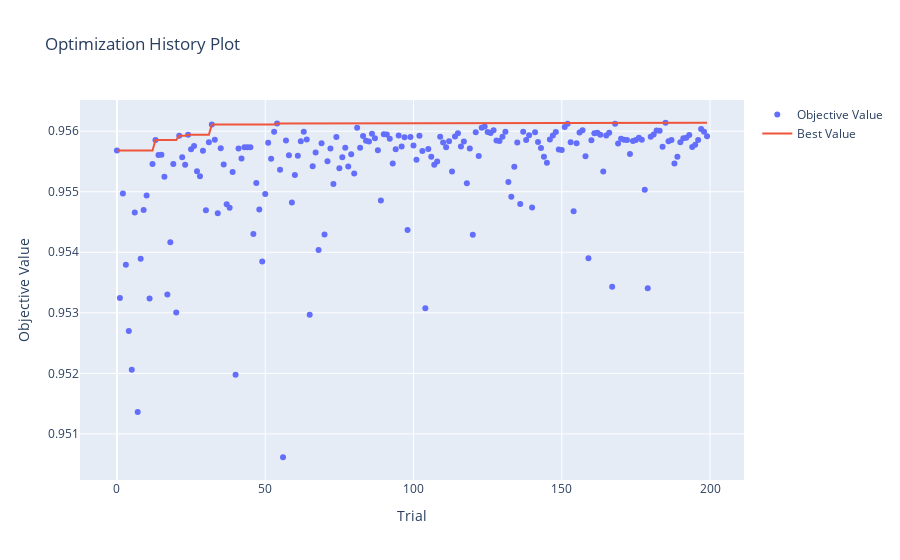
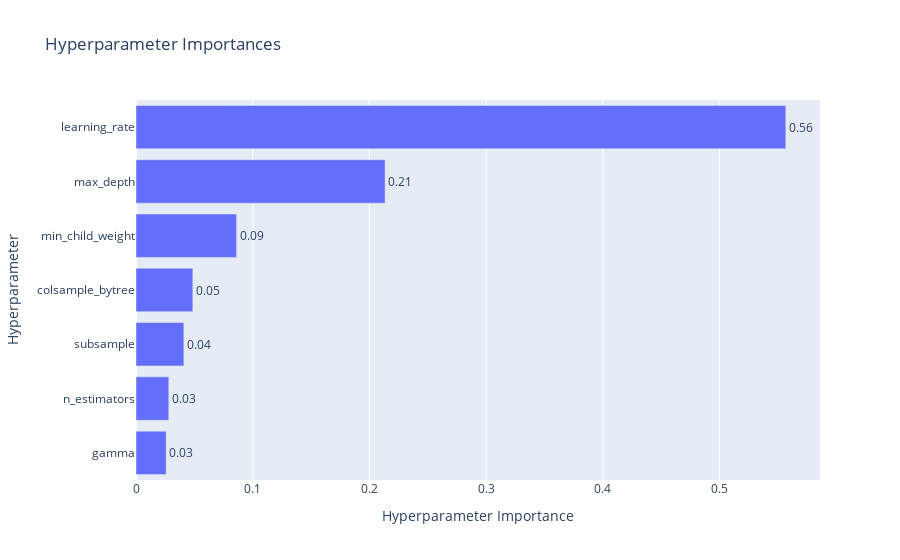
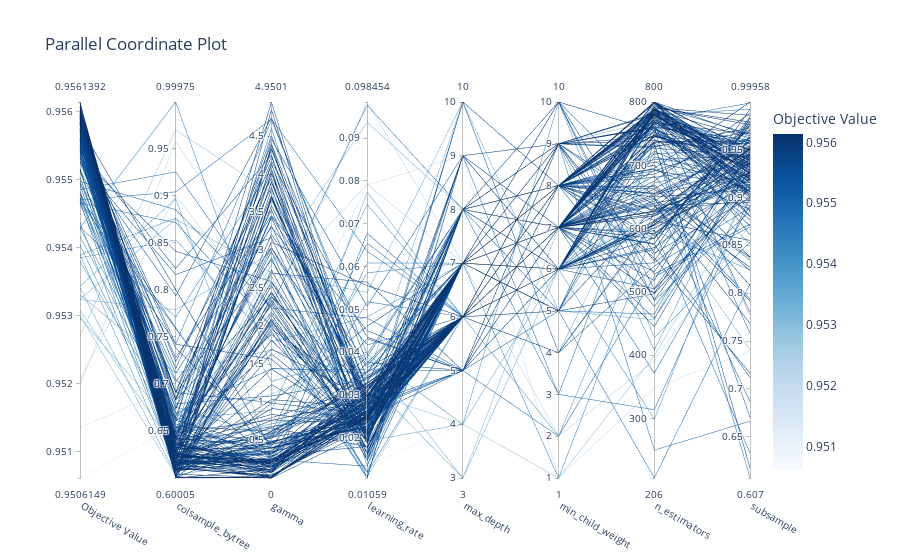
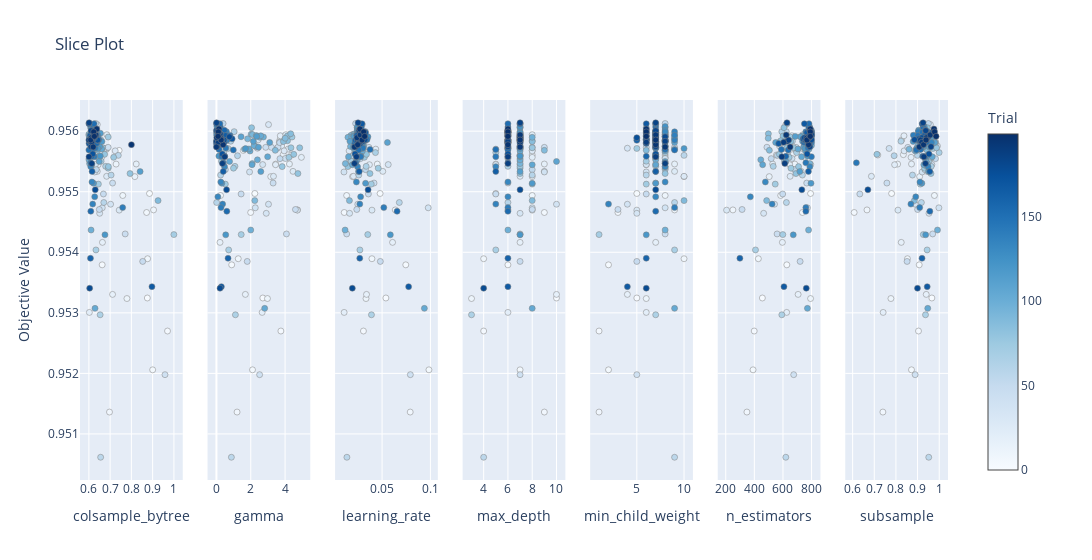

Source (notebook cell) for these figures, in order:
### Markdown cell above
## 7.4 Supervised Modeling

### Code cell
print_section("3.  SUPERVISED CLASSIFICATION", level=1)
run_modeling_pipeline(df_fe_v1, hp_tuning_trails= 2)

### Figure 1 — Plotly figure (JSON) as saved in the notebook; plotly's stock layout.template omitted (floating-point values rounded to 4 significant figures; data arrays with more than 128 entries replaced by an {"elided": "..."} marker saying what was removed)
{"data": [{"mode": "markers", "name": "Objective Value", "type": "scatter", "x": {"elided": "200 int values"}, "y": {"elided": "200 float values"}}, {"mode": "lines", "name": "Best Value", "type": "scatter", "x": {"elided": "200 int values"}, "y": {"elided": "200 float values"}}, {"marker": {"color": "#cccccc"}, "mode": "markers", "name": "Infeasible Trial", "showlegend": false, "type": "scatter", "x": [], "y": []}], "layout": {"title": {"text": "Optimization History Plot"}, "xaxis": {"title": {"text": "Trial"}}, "yaxis": {"title": {"text": "Objective Value"}}}}

### Figure 2 — Plotly figure (JSON) as saved in the notebook; plotly's stock layout.template omitted (floating-point values rounded to 4 significant figures)
{"data": [{"cliponaxis": false, "hovertemplate": ["gamma (FloatDistribution): 0.025814701054967446<extra></extra>", "n_estimators (IntDistribution): 0.028102617013068824<extra></extra>", "subsample (FloatDistribution): 0.04099693727738604<extra></extra>", "colsample_bytree (FloatDistribution): 0.04870711624359829<extra></extra>", "min_child_weight (IntDistribution): 0.08616353835910126<extra></extra>", "max_depth (IntDistribution): 0.21343882046963666<extra></extra>", "learning_rate (FloatDistribution): 0.5567762695822415<extra></extra>"], "name": "Objective Value", "orientation": "h", "text": ["0.03", "0.03", "0.04", "0.05", "0.09", "0.21", "0.56"], "textposition": "outside", "type": "bar", "x": [0.02581, 0.0281, 0.041, 0.04871, 0.08616, 0.2134, 0.5568], "y": ["gamma", "n_estimators", "subsample", "colsample_bytree", "min_child_weight", "max_depth", "learning_rate"]}], "layout": {"title": {"text": "Hyperparameter Importances"}, "xaxis": {"title": {"text": "Hyperparameter Importance"}}, "yaxis": {"title": {"text": "Hyperparameter"}}}}

### Figure 3 — Plotly figure (JSON) as saved in the notebook; plotly's stock layout.template omitted (floating-point values rounded to 4 significant figures; data arrays with more than 128 entries replaced by an {"elided": "..."} marker saying what was removed)
{"data": [{"dimensions": [{"label": "Objective Value", "range": [0.9506, 0.9561], "values": {"elided": "200 float values"}}, {"label": "colsample_bytree", "range": [0.6, 0.9998], "values": {"elided": "200 float values"}}, {"label": "gamma", "range": [1.07e-05, 4.95], "values": {"elided": "200 float values"}}, {"label": "learning_rate", "range": [0.01059, 0.09845], "values": {"elided": "200 float values"}}, {"label": "max_depth", "range": [3, 10], "values": {"elided": "200 int values"}}, {"label": "min_child_weight", "range": [1, 10], "values": {"elided": "200 int values"}}, {"label": "n_estimators", "range": [206, 800], "values": {"elided": "200 int values"}}, {"label": "subsample", "range": [0.607, 0.9996], "values": {"elided": "200 float values"}}], "labelangle": 30, "labelside": "bottom", "line": {"color": {"elided": "200 float values"}, "colorbar": {"title": {"text": "Objective Value"}}, "colorscale": [[0, "rgb(247,251,255)"], [0.125, "rgb(222,235,247)"], [0.25, "rgb(198,219,239)"], [0.375, "rgb(158,202,225)"], [0.5, "rgb(107,174,214)"], [0.625, "rgb(66,146,198)"], [0.75, "rgb(33,113,181)"], [0.875, "rgb(8,81,156)"], [1, "rgb(8,48,107)"]], "reversescale": false, "showscale": true}, "type": "parcoords"}], "layout": {"title": {"text": "Parallel Coordinate Plot"}}}

### Figure 4 — Plotly figure (JSON) as saved in the notebook; plotly's stock layout.template omitted (floating-point values rounded to 4 significant figures; data arrays with more than 128 entries replaced by an {"elided": "..."} marker saying what was removed)
{"data": [{"marker": {"color": {"elided": "200 int values"}, "colorbar": {"title": {"text": "Trial"}, "x": 1, "xpad": 40}, "colorscale": [[0, "rgb(247,251,255)"], [0.125, "rgb(222,235,247)"], [0.25, "rgb(198,219,239)"], [0.375, "rgb(158,202,225)"], [0.5, "rgb(107,174,214)"], [0.625, "rgb(66,146,198)"], [0.75, "rgb(33,113,181)"], [0.875, "rgb(8,81,156)"], [1, "rgb(8,48,107)"]], "line": {"color": "Grey", "width": 0.5}, "showscale": true}, "mode": "markers", "name": "Feasible Trial", "showlegend": false, "type": "scatter", "x": {"elided": "200 float values"}, "xaxis": "x", "y": {"elided": "200 float values"}, "yaxis": "y"}, {"marker": {"color": {"elided": "200 int values"}, "colorbar": {"title": {"text": "Trial"}, "x": 1, "xpad": 40}, "colorscale": [[0, "rgb(247,251,255)"], [0.125, "rgb(222,235,247)"], [0.25, "rgb(198,219,239)"], [0.375, "rgb(158,202,225)"], [0.5, "rgb(107,174,214)"], [0.625, "rgb(66,146,198)"], [0.75, "rgb(33,113,181)"], [0.875, "rgb(8,81,156)"], [1, "rgb(8,48,107)"]], "line": {"color": "Grey", "width": 0.5}, "showscale": false}, "mode": "markers", "name": "Feasible Trial", "showlegend": false, "type": "scatter", "x": {"elided": "200 float values"}, "xaxis": "x2", "y": {"elided": "200 float values"}, "yaxis": "y2"}, {"marker": {"color": {"elided": "200 int values"}, "colorbar": {"title": {"text": "Trial"}, "x": 1, "xpad": 40}, "colorscale": [[0, "rgb(247,251,255)"], [0.125, "rgb(222,235,247)"], [0.25, "rgb(198,219,239)"], [0.375, "rgb(158,202,225)"], [0.5, "rgb(107,174,214)"], [0.625, "rgb(66,146,198)"], [0.75, "rgb(33,113,181)"], [0.875, "rgb(8,81,156)"], [1, "rgb(8,48,107)"]], "line": {"color": "Grey", "width": 0.5}, "showscale": false}, "mode": "markers", "name": "Feasible Trial", "showlegend": false, "type": "scatter", "x": {"elided": "200 float values"}, "xaxis": "x3", "y": {"elided": "200 float values"}, "yaxis": "y3"}, {"marker": {"color": {"elided": "200 int values"}, "colorbar": {"title": {"text": "Trial"}, "x": 1, "xpad": 40}, "colorscale": [[0, "rgb(247,251,255)"], [0.125, "rgb(222,235,247)"], [0.25, "rgb(198,219,239)"], [0.375, "rgb(158,202,225)"], [0.5, "rgb(107,174,214)"], [0.625, "rgb(66,146,198)"], [0.75, "rgb(33,113,181)"], [0.875, "rgb(8,81,156)"], [1, "rgb(8,48,107)"]], "line": {"color": "Grey", "width": 0.5}, "showscale": false}, "mode": "markers", "name": "Feasible Trial", "showlegend": false, "type": "scatter", "x": {"elided": "200 int values"}, "xaxis": "x4", "y": {"elided": "200 float values"}, "yaxis": "y4"}, {"marker": {"color": {"elided": "200 int values"}, "colorbar": {"title": {"text": "Trial"}, "x": 1, "xpad": 40}, "colorscale": [[0, "rgb(247,251,255)"], [0.125, "rgb(222,235,247)"], [0.25, "rgb(198,219,239)"], [0.375, "rgb(158,202,225)"], [0.5, "rgb(107,174,214)"], [0.625, "rgb(66,146,198)"], [0.75, "rgb(33,113,181)"], [0.875, "rgb(8,81,156)"], [1, "rgb(8,48,107)"]], "line": {"color": "Grey", "width": 0.5}, "showscale": false}, "mode": "markers", "name": "Feasible Trial", "showlegend": false, "type": "scatter", "x": {"elided": "200 int values"}, "xaxis": "x5", "y": {"elided": "200 float values"}, "yaxis": "y5"}, {"marker": {"color": {"elided": "200 int values"}, "colorbar": {"title": {"text": "Trial"}, "x": 1, "xpad": 40}, "colorscale": [[0, "rgb(247,251,255)"], [0.125, "rgb(222,235,247)"], [0.25, "rgb(198,219,239)"], [0.375, "rgb(158,202,225)"], [0.5, "rgb(107,174,214)"], [0.625, "rgb(66,146,198)"], [0.75, "rgb(33,113,181)"], [0.875, "rgb(8,81,156)"], [1, "rgb(8,48,107)"]], "line": {"color": "Grey", "width": 0.5}, "showscale": false}, "mode": "markers", "name": "Feasible Trial", "showlegend": false, "type": "scatter", "x": {"elided": "200 int values"}, "xaxis": "x6", "y": {"elided": "200 float values"}, "yaxis": "y6"}, {"marker": {"color": {"elided": "200 int values"}, "colorbar": {"title": {"text": "Trial"}, "x": 1, "xpad": 40}, "colorscale": [[0, "rgb(247,251,255)"], [0.125, "rgb(222,235,247)"], [0.25, "rgb(198,219,239)"], [0.375, "rgb(158,202,225)"], [0.5, "rgb(107,174,214)"], [0.625, "rgb(66,146,198)"], [0.75, "rgb(33,113,181)"], [0.875, "rgb(8,81,156)"], [1, "rgb(8,48,107)"]], "line": {"color": "Grey", "width": 0.5}, "showscale": false}, "mode": "markers", "name": "Feasible Trial", "showlegend": false, "type": "scatter", "x": {"elided": "200 float values"}, "xaxis": "x7", "y": {"elided": "200 float values"}, "yaxis": "y7"}], "layout": {"title": {"text": "Slice Plot"}, "width": 2100, "xaxis": {"anchor": "y", "domain": [0, 0.1184], "title": {"text": "colsample_bytree"}}, "xaxis2": {"anchor": "y2", "domain": [0.1469, 0.2653], "title": {"text": "gamma"}}, "xaxis3": {"anchor": "y3", "domain": [0.2939, 0.4122], "title": {"text": "learning_rate"}}, "xaxis4": {"anchor": "y4", "domain": [0.4408, 0.5592], "title": {"text": "max_depth"}}, "xaxis5": {"anchor": "y5", "domain": [0.5878, 0.7061], "title": {"text": "min_child_weight"}}, "xaxis6": {"anchor": "y6", "domain": [0.7347, 0.8531], "title": {"text": "n_estimators"}}, "xaxis7": {"anchor": "y7", "domain": [0.8816, 1.0], "title": {"text": "subsample"}}, "yaxis": {"anchor": "x", "domain": [0, 1], "title": {"text": "Objective Value"}}, "yaxis2": {"anchor": "x2", "domain": [0, 1], "matches": "y", "showticklabels": false}, "yaxis3": {"anchor": "x3", "domain": [0, 1], "matches": "y", "showticklabels": false}, "yaxis4": {"anchor": "x4", "domain": [0, 1], "matches": "y", "showticklabels": false}, "yaxis5": {"anchor": "x5", "domain": [0, 1], "matches": "y", "showticklabels": false}, "yaxis6": {"anchor": "x6", "domain": [0, 1], "matches": "y", "showticklabels": false}, "yaxis7": {"anchor": "x7", "domain": [0, 1], "matches": "y", "showticklabels": false}}}
